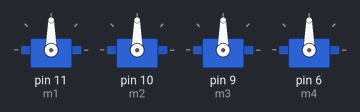
A sketch run on a simulated Arduino Uno, built with avr-gcc and run on an emulated ATmega328P. On the bench: 4 × servo.

Above: at 0.1 s.
At 3.1 s:
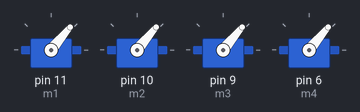
Timing chart, 0 to 4.6 s (numbered marks = the images above):
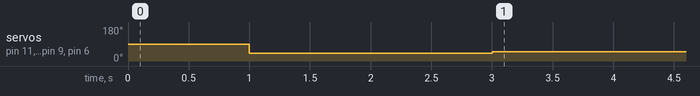

Measured:
- by itself, servo on pin 11 (m1), servo on pin 10 (m2), servo on pin 9 (m3), servo on pin 6 (m4): 90° → 40° at 1.0 s, → 50° 2.0 s later

The sketch:

sketch_sep16a.ino
```cpp
#include<Servo.h>
int val =0;
int mspeed=1000;
int m1s=1000;
int m2s=1000;
int m3s=1000;
int m4s=1000;
bool change = true;

Servo m1;
Servo m2;
Servo m3;
Servo m4;


void setup() {
  Serial.begin(9600);
  m1.attach(11);
  m2.attach(10);
  m3.attach(9);
  m4.attach(6);
  delay(1000);
  m1.write(40);
  m2.write(40);
  m3.write(40);
  m4.write(40);
  delay(1000);
  m1.write(40);
  m2.write(40);
  m3.write(40);
  m4.write(40);
  delay(1000);
  m1.write(40);
  m2.write(40);
  m3.write(40);
  m4.write(40);
}

void loop() {
  m1.write(50);
  m2.write(50);
  m3.write(50);
  m4.write(50);
}
```
